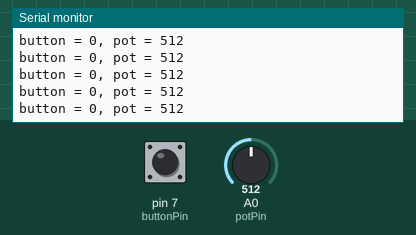
Simulated run of this sketch. Board: Arduino Uno, built with avr-gcc and run on an emulated ATmega328P. Parts: the last lines printed to the serial monitor. The inputs (shaded band) are chosen by the test bench; at power-on: A0 (potPin) = 512, pin 7 (buttonPin) LOW.

Above: at 4.2 s.
4.3 s: A0 (potPin) set to 992
At 4.8 s:
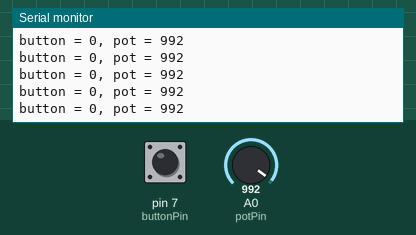
7.3 s: A0 (potPin) set to 1011
At 8.0 s:
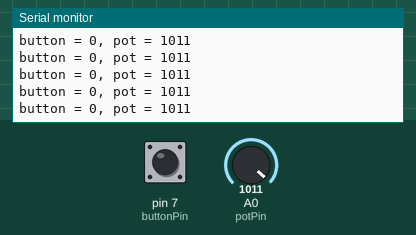
Timing chart, 0 to 10.3 s (numbered marks = the images above; inputs shaded):
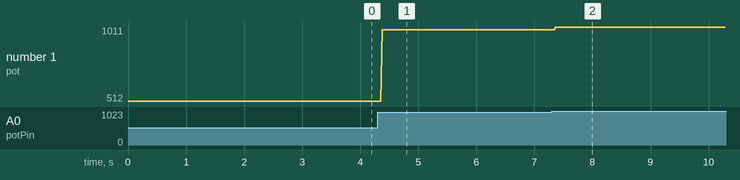

The sketch:

readButton.ino
```cpp
//Sets the pins for sensors.
const int buttonPin = 7;	//D7
const int potPin = 0;		//A0

void setup()
{
	Serial.begin(9600);			//Begin serial communication.
	pinMode(buttonPin, INPUT);	//Sets button pin to receive input.
}

void loop()
{
	int pot = analogRead(potPin);			//Read amount turned from rotary sensor.
	int button = digitalRead(buttonPin);	//Read button state.

	//Send button and potetiometer states to clock.py through serial communication.
	Serial.print("button = ");
	Serial.print(button);
	Serial.print(", pot = ");
	Serial.println(pot);

}
```

Measured:
- after the input at 4.3 s, the serial monitor: prints a new line after 0.08 s (image 1)
- after the input at 7.3 s, the serial monitor: prints a new line after 0.07 s (image 2)
- plotted number 1: 512 → 992 after the input at 4.3 s, 992 → 1011 after the input at 7.3 s
